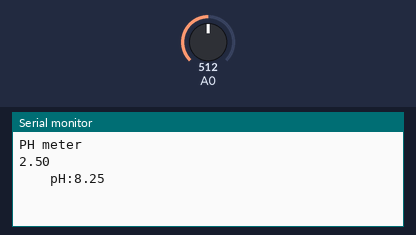
Recording of a sketch running on a simulated Arduino Uno, built with avr-gcc and run on an emulated ATmega328P. Parts: the last lines printed to the serial monitor. The test bench sets the inputs (shaded band); at power-on: A0 = 512.

Above: at 1.2 s.
1.3 s: A0 set to 716
At 1.3 s:
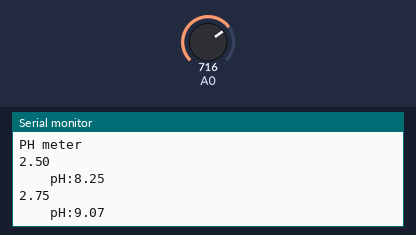
2.8 s: A0 set to 900
At 4.3 s:
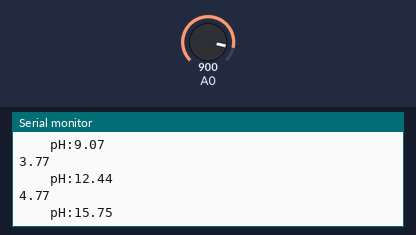
Timing chart, 0 to 5.8 s (numbered marks = the images above; inputs shaded):
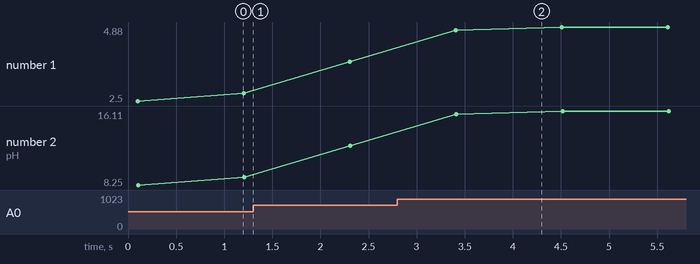

The sketch:

254-phmeter.ino
```cpp
/*
 * Video 254 ARduino - ph sensor
https://www.dfrobot.com/product-1025.html
*/

void setup() {
  Serial.begin(9600);
  Serial.println("PH meter");
}

float misura;

void loop() {
  for(int i=0; i<10; i++) {
    misura += analogRead(A0);
    delay(10);
  }

  misura = misura / 10.0;
  float ph = (float)misura * (5.0/1024);
  Serial.println(ph);
  ph = 3.3 * ph;
  Serial.print("    pH:");
  Serial.print(ph, 2);
  Serial.println(" ");
  delay(1000);

}
```

Measured:
- after the input at 2.8 s, the serial monitor: prints a new line after 0.61 s (image 2)
- plotted number 1: 2.75 → 3.77 after the input at 1.3 s, 3.77 → 4.88 after the input at 2.8 s
- plotted number 2: 9.07 → 12.44 after the input at 1.3 s, 12.44 → 16.11 after the input at 2.8 s
